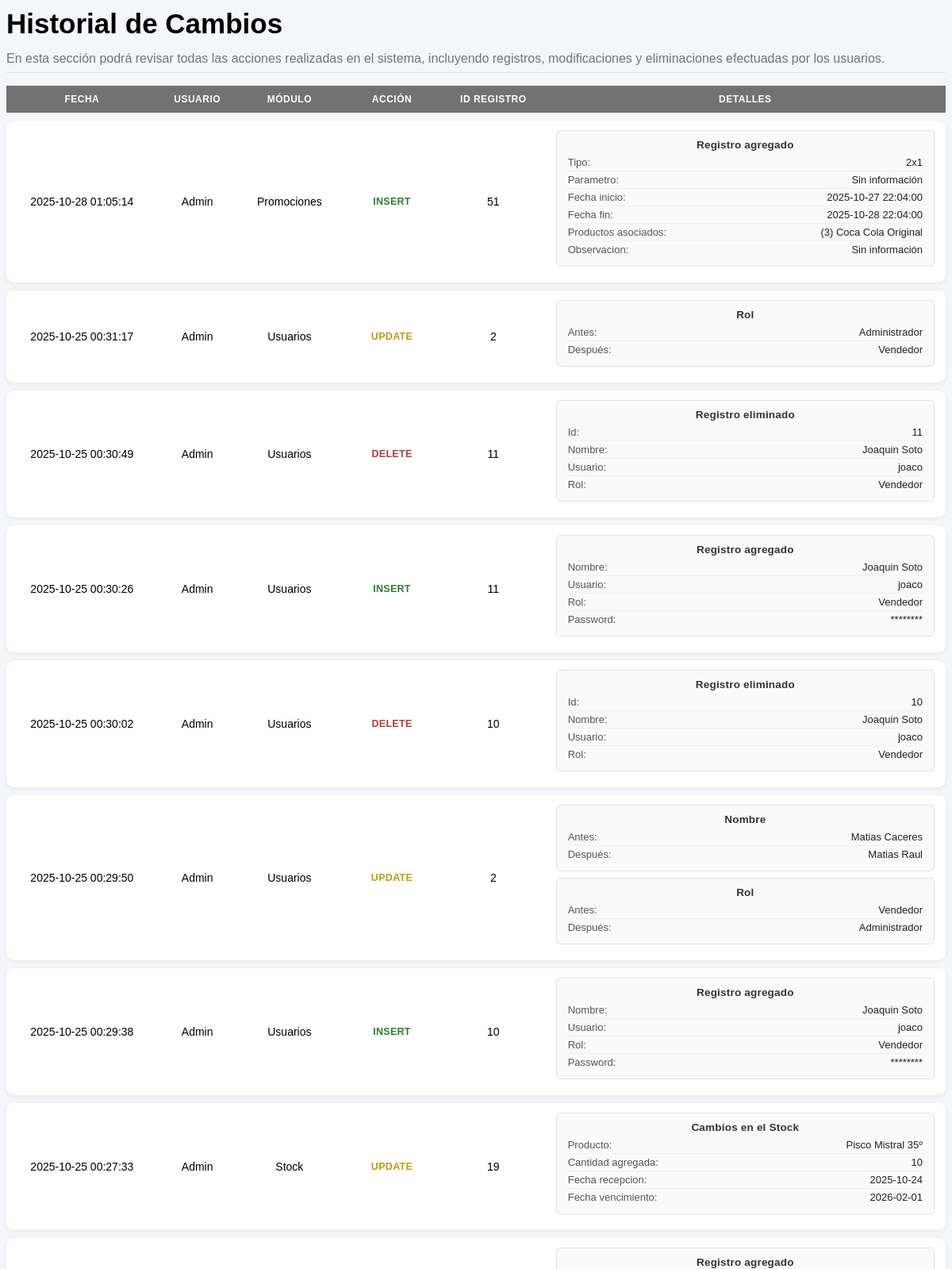
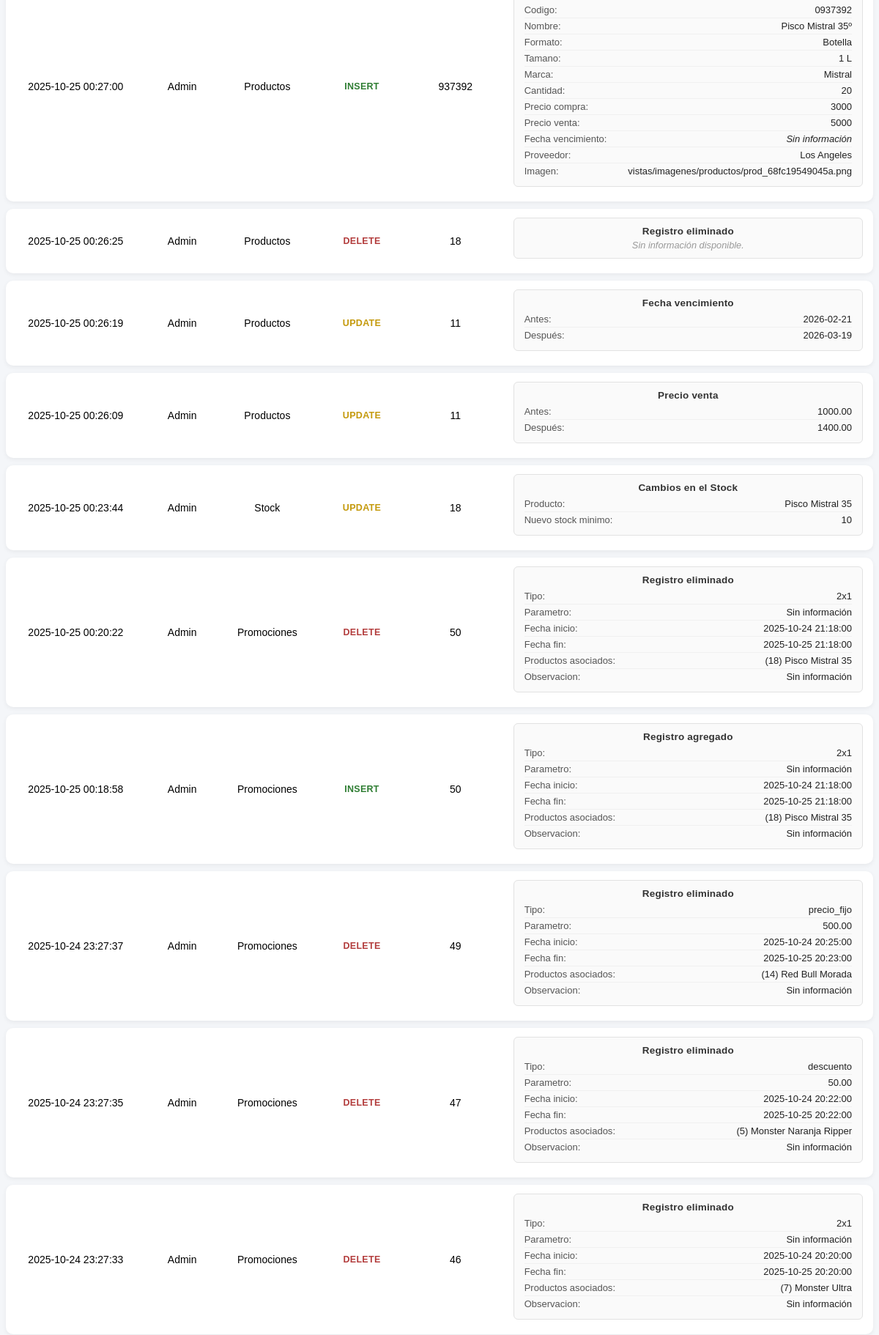
The app's page /vistas/html/historial.php (upper part) with its own data (2 pictures, top to bottom).
### tables this page shows
CREATE TABLE `historial_cambio` (
  `id` int(11) NOT NULL,
  `usuario` varchar(100) NOT NULL,
  `modulo` varchar(100) NOT NULL,
  `tipo_accion` enum('INSERT','UPDATE','DELETE') NOT NULL,
  `id_registro_afectado` int(11) NOT NULL,
  `valor_anterior` text DEFAULT NULL,
  `valor_nuevo` text DEFAULT NULL,
  `fecha` timestamp NOT NULL DEFAULT current_timestamp()
);

### modelos/MySQL.php (called while the page is built)
<?php
class Conexion {
    public static function conectar() {
        $link = new PDO("mysql:host=localhost;dbname=pos", "root", "");
        $link->exec("set names utf8");
        return $link;
    }
}

### modelos/historial.modelo.php (called while the page is built, shortened)
<?php
require_once "MySQL.php";
class ModeloHistorial {
    public static function mdlObtenerHistorial() {
        $stmt = Conexion::conectar()->prepare("
            SELECT * FROM historial_cambio ORDER BY fecha DESC
        ");
        $stmt->execute();
        return $stmt->fetchAll(PDO::FETCH_ASSOC);
    }
}
?>

### controladores/historial.controlador.php (called while the page is built, shortened)
<?php
require_once "modelos/historial.modelo.php";
class ControladorHistorial {
    public static function ctrMostrarHistorial() {
        return ModeloHistorial::mdlObtenerHistorial();
    }
}
?>

### vistas/html/historial.php (the view, shortened to what this page needs)
<?php
$historial = ControladorHistorial::ctrMostrarHistorial();
?>
<div class="content-wrapper">
  <section class="content-header">
    <div class="container-fluid">
      <div class="row mb-2 align-items-center">
        <div class="col-sm-6">
          <h1>Historial de Cambios</h1>
        </div>
      </div>
      <div class="row">
        <div class="col-12">
          <p class="descripcion-pagina mb-0">
            En esta sección podrá revisar todas las acciones realizadas en el
            sistema, incluyendo registros, modificaciones y eliminaciones efectuadas
            por los usuarios.
        </div>
      </div>
      <hr class="linea-divisora">
    </div>
  </section>
  <section class="content">
    <div class="container-fluid">
      <div class="row">
        <div class="col-12">
          <div class="card">
            <div class="card-body">
              <div class="table-responsive">
                <table id="tablaHistorial" class="table-historial">
                  <thead class="thead">
                    <tr>
                      <th>Fecha</th>
                      <th>Usuario</th>
                      <th>Módulo</th>
                      <th>Acción</th>
                      <th>ID Registro</th>
                      <th>Detalles</th>
                    </tr>
                  </thead>
                    <tbody>
                      <?php if (!empty($historial)): ?>
                        <?php foreach ($historial as $fila): ?>
                          <?php
                            $accion = strtoupper($fila["tipo_accion"]);
                            $jsonFuente = ($accion === "DELETE") ? $fila["valor_anterior"] : $fila["valor_nuevo"];
                            $cambios = json_decode($jsonFuente, true);
                          ?>
                          <tr>
                            <td><?= htmlspecialchars($fila["fecha"]) ?></td>
                            <td><?= htmlspecialchars(ucfirst($fila["usuario"])) ?></td>
                            <td><?= htmlspecialchars($fila["modulo"]) ?></td>
                            <td>
                              <?php
                                $accionClass = strtolower($accion);
                                echo "<span class='accion-label accion-$accionClass'>$accion</span>";
                              ?>
                            </td>
                            <td><?= htmlspecialchars($fila["id_registro_afectado"]) ?></td>
                            <td class="text-left">
                              <?php
                              if ($accion === "DELETE") {
                                $jsonLimpio = stripslashes($fila["valor_anterior"]);
                                $cambios = json_decode($jsonLimpio, true);
                                echo "<div class='detalle-bloque delete'>
                                        <div class='detalle-encabezado'>
                                          <strong>Registro eliminado</strong>
                                        </div>";
                                if (is_array($cambios) && !empty($cambios)) {
                                  foreach ($cambios as $campo => $valor) {
                                    $campoBonito = ucfirst(str_replace('_', ' ', $campo));
                                    $valorLimpio = ($valor === null || $valor === "" || strtolower($valor) === "null")
                                      ? '<em class="text-muted">Sin información</em>'
                                      : htmlspecialchars($valor, ENT_QUOTES, 'UTF-8');
                                    echo "<div class='detalle-item'>
                                            <span class='label'>$campoBonito:</span>
                                            <span class='valor'>$valorLimpio</span>
                                          </div>";
                                  }
                                }
                                else {
                                  echo "<em class='text-muted'>Sin información disponible.</em>";
                                }
                                echo "</div>";
                              }
                              elseif (strtolower($fila["modulo"]) === "stock") {
                                echo "<div class='detalle-bloque stock'>
                                        <div class='detalle-encabezado'>
                                          <strong>Cambios en el Stock</strong>
                                        </div>";
                                if (is_array($cambios)) {
                                  foreach ($cambios as $campo => $valor) {
                                    $campoBonito = ucfirst(str_replace('_', ' ', $campo));
                                    $valor = ($valor === null || $valor === "" || strtolower($valor) === "null")
                                            ? '<em class=\"text-muted\">Sin información</em>'
                                            : htmlspecialchars($valor, ENT_QUOTES, 'UTF-8');
                                    echo "<div class='detalle-item'>
                                            <span class='label'>$campoBonito:</span>
                                            <span class='valor'>$valor</span>
                                          </div>";
                                  }
                                } else {
                                  echo "<em class='text-muted'>No se pudo leer la información del stock agregado.</em>";
                                }
                                echo "</div>";
                              }
                              elseif ($accion === "UPDATE") {
                                if (is_array($cambios) && !empty($cambios)) {
                                  foreach ($cambios as $campo => $valores) {
                                    $campoBonito = ucfirst(str_replace('_', ' ', $campo));
                                    $antes = $valores["antes"] ?? '<em class="text-muted">Sin información</em>';
                                    $despues = $valores["después"] ?? '<em class="text-muted">Sin información</em>';
                                    echo "<div class='detalle-bloque update'>
                                            <div class='detalle-encabezado'>
                                              <strong>$campoBonito</strong>
                                            </div>
                                            <div class='detalle-item'>
                                              <span class='label'>Antes:</span>
                                              <span class='valor antes'>$antes</span>
                                            </div>
                                            <div class='detalle-item'>
                                              <span class='label'>Después:</span>
                                              <span class='valor despues'>$despues</span>
                                            </div>
                                          </div>";
                                  }
                                } else {
                                  echo "<em class='text-muted'>Sin cambios detectados</em>";
                                }
                              }
                              elseif ($accion === "INSERT") {
                                echo "<div class='detalle-bloque insert'>
                                        <div class='detalle-encabezado'>
                                          <strong>Registro agregado</strong>
                                        </div>";
                                if (is_array($cambios)) {
                                  foreach ($cambios as $campo => $valor) {
                                    $campoBonito = ucfirst(str_replace('_', ' ', $campo));
                                    $valor = ($valor === null || $valor === "" || strtolower($valor) === "null")
                                            ? '<em class=\"text-muted\">Sin información</em>'
                                            : htmlspecialchars($valor, ENT_QUOTES, 'UTF-8');
                                    echo "<div class='detalle-item'>
                                            <span class='label'>$campoBonito:</span>
                                            <span class='valor'>$valor</span>
                                          </div>";
                                  }
                                } else {
                                  echo "<em class='text-muted'>No se pudo decodificar el registro agregado.</em>";
                                }
                                echo "</div>";
                              }
                              else {
                                echo "<em class='text-muted'>Sin detalles disponibles</em>";
                              }
                              ?>
                            </td>
                          </tr>
                        <?php endforeach; ?>
                      <?php endif; ?>
                    </tbody>
                </table>
              </div>
            </div>
          </div>
        </div>
      </div>
    </div>
  </section>
</div>
<link rel="stylesheet" href="vistas/css/historial.css">

### vistas/css/historial.css (style rules this page uses)
.content-header h1 { font-size:35px; font-weight:600; color:#000; line-height:1.25; margin:0; }
.descripcion-pagina { font-size:1rem; color:#6c757d; margin:.8rem 0 .5rem 0; padding:0; white-space:normal; overflow:visible; text-overflow:unset; }
.linea-divisora { border:0; border-top:1px solid #dee2e6; margin:0 0 .4rem 0 !important; }
.table-historial { font-family: 'Poppins', sans-serif; font-size: 14px; width: 100%; border-collapse: separate; border-spacing: 0 10px; }
.table-historial thead th { background-color: #727272; color: #ffffff; font-weight: 600; text-transform: uppercase; font-size: 12px; letter-spacing: .5px; border: none; padding: 10px 12px; text-align: center; }
.table-historial tbody tr { background: #fff; box-shadow: 0 2px 6px rgba(0,0,0,.06); border-radius: 10px; transition: transform .15s ease, box-shadow .15s ease; }
.table-historial tbody td { border: none; padding: 12px 14px; vertical-align: middle; text-align: center; }
.table-historial tbody td:first-child { border-top-left-radius: 10px; border-bottom-left-radius: 10px; }
.table-historial tbody td:last-child { border-top-right-radius: 10px; border-bottom-right-radius: 10px; }
.table-historial td:nth-child(4) { font-weight: 600; color: #020a1b; }
.detalle-bloque { background-color: #fafafa; border: 1px solid #e2e2e2; border-radius: 6px; padding: 10px 14px; margin-bottom: 8px; font-size: 13px; transition: all 0.2s ease; }
.detalle-encabezado strong { display: block; font-weight: 600; font-size: 13.5px; color: #333; margin-bottom: 4px; letter-spacing: 0.2px; }
.detalle-item { padding: 3px 0; display: flex; justify-content: space-between; border-bottom: 1px solid #f0f0f0; }
.detalle-item:last-child { border-bottom: none; }
.label { color: #555; font-weight: 500; }
.valor { color: #222; font-weight: 500; text-align: right; }
.text-muted { color: #999 !important; font-size: 12.8px; }
.accion-label { display: inline-block; font-weight: 600; font-size: 12.5px; padding: 4px 12px; border-radius: 20px; text-transform: uppercase; letter-spacing: 0.3px; }
.accion-update { color: #c4990b;; }
.accion-delete { color: #b23b3b; }
.accion-insert { color: #2e7d32; }

### records on screen
historial_cambio: fecha "2025-10-28 01:05:14", usuario "Admin", modulo "Promociones", tipo_accion "INSERT", id_registro_afectado "51", campoBonito "Tipo", valor "2x1", campoBonito "Parametro", valor "Sin información", campoBonito "Fecha inicio", valor "2025-10-27 22:04:00", campoBonito "Fecha fin", valor "2025-10-28 22:04:00", campoBonito "Productos asociados", valor "(3) Coca Cola Original", campoBonito "Observacion"
historial_cambio: fecha "2025-10-25 00:31:17", usuario "Admin", modulo "Usuarios", tipo_accion "UPDATE", id_registro_afectado "2", campoBonito "Rol", antes "Administrador", después "Vendedor"
historial_cambio: fecha "2025-10-25 00:30:49", usuario "Admin", modulo "Usuarios", tipo_accion "DELETE", id_registro_afectado "11", campoBonito "Id", valor_anterior "11", campoBonito "Nombre", valor_anterior "Joaquin Soto", campoBonito "Usuario", valor_anterior "joaco", campoBonito "Rol", valor_anterior "Vendedor"
historial_cambio: fecha "2025-10-25 00:30:26", usuario "Admin", modulo "Usuarios", tipo_accion "INSERT", id_registro_afectado "11", campoBonito "Nombre", valor "Joaquin Soto", campoBonito "Usuario", valor "joaco", campoBonito "Rol", valor "Vendedor", campoBonito "Password", valor "********"
historial_cambio: fecha "2025-10-25 00:30:02", usuario "Admin", modulo "Usuarios", tipo_accion "DELETE", id_registro_afectado "10", campoBonito "Id", valor_anterior "10", campoBonito "Nombre", valor_anterior "Joaquin Soto", campoBonito "Usuario", valor_anterior "joaco", campoBonito "Rol", valor_anterior "Vendedor"
historial_cambio: fecha "2025-10-25 00:29:50", usuario "Admin", modulo "Usuarios", tipo_accion "UPDATE", id_registro_afectado "2", campoBonito "Nombre", antes "Matias Caceres", después "Matias Raul", campoBonito "Rol", antes "Vendedor", después "Administrador"
historial_cambio: fecha "2025-10-25 00:29:38", usuario "Admin", modulo "Usuarios", tipo_accion "INSERT", id_registro_afectado "10", campoBonito "Nombre", valor "Joaquin Soto", campoBonito "Usuario", valor "joaco", campoBonito "Rol", valor "Vendedor", campoBonito "Password", valor "********"
historial_cambio: fecha "2025-10-25 00:27:33", usuario "Admin", modulo "Stock", tipo_accion "UPDATE", id_registro_afectado "19", campoBonito "Producto", valor "Pisco Mistral 35º", campoBonito "Cantidad agregada", valor "10", campoBonito "Fecha recepcion", valor "2025-10-24", campoBonito "Fecha vencimiento", valor "2026-02-01"
historial_cambio: fecha "2025-10-25 00:27:00", usuario "Admin", modulo "Productos", tipo_accion "INSERT", id_registro_afectado "937392", campoBonito "Codigo", valor "0937392", campoBonito "Nombre", valor "Pisco Mistral 35º", campoBonito "Formato", valor "Botella", campoBonito "Tamano", valor "1 L", campoBonito "Marca", valor "Mistral", campoBonito "Cantidad", valor "20", campoBonito "Precio compra", valor "3000", campoBonito "Precio venta", valor "5000", campoBonito "Fecha vencimiento", campoBonito "Proveedor", valor "Los Angeles", campoBonito "Imagen", valor "vistas/imagenes/productos/prod_68fc19549045a.png"
historial_cambio: fecha "2025-10-25 00:26:25", usuario "Admin", modulo "Productos", tipo_accion "DELETE", id_registro_afectado "18", shows "Registro eliminado", shows "Sin información disponible."
historial_cambio: fecha "2025-10-25 00:26:19", usuario "Admin", modulo "Productos", tipo_accion "UPDATE", id_registro_afectado "11", campoBonito "Fecha vencimiento", antes "2026-02-21", después "2026-03-19"
historial_cambio: fecha "2025-10-25 00:26:09", usuario "Admin", modulo "Productos", tipo_accion "UPDATE", id_registro_afectado "11", campoBonito "Precio venta", antes "1000.00", después "1400.00"
historial_cambio: fecha "2025-10-25 00:23:44", usuario "Admin", modulo "Stock", tipo_accion "UPDATE", id_registro_afectado "18", campoBonito "Producto", valor "Pisco Mistral 35", campoBonito "Nuevo stock minimo", valor "10"
historial_cambio: fecha "2025-10-25 00:20:22", usuario "Admin", modulo "Promociones", tipo_accion "DELETE", id_registro_afectado "50", campoBonito "Tipo", valor_anterior "2x1", campoBonito "Parametro", valor_anterior "Sin información", campoBonito "Fecha inicio", valor_anterior "2025-10-24 21:18:00", campoBonito "Fecha fin", valor_anterior "2025-10-25 21:18:00", campoBonito "Productos asociados", valor_anterior "(18) Pisco Mistral 35", campoBonito "Observacion"
historial_cambio: fecha "2025-10-25 00:18:58", usuario "Admin", modulo "Promociones", tipo_accion "INSERT", id_registro_afectado "50", campoBonito "Tipo", valor "2x1", campoBonito "Parametro", valor "Sin información", campoBonito "Fecha inicio", valor "2025-10-24 21:18:00", campoBonito "Fecha fin", valor "2025-10-25 21:18:00", campoBonito "Productos asociados", valor "(18) Pisco Mistral 35", campoBonito "Observacion"
historial_cambio: fecha "2025-10-24 23:27:37", usuario "Admin", modulo "Promociones", tipo_accion "DELETE", id_registro_afectado "49", campoBonito "Tipo", valor_anterior "precio_fijo", campoBonito "Parametro", valor_anterior "500.00", campoBonito "Fecha inicio", valor_anterior "2025-10-24 20:25:00", campoBonito "Fecha fin", valor_anterior "2025-10-25 20:23:00", campoBonito "Productos asociados", valor_anterior "(14) Red Bull Morada", campoBonito "Observacion", valor_anterior "Sin información"
historial_cambio: fecha "2025-10-24 23:27:35", usuario "Admin", modulo "Promociones", tipo_accion "DELETE", id_registro_afectado "47", campoBonito "Tipo", valor_anterior "descuento", campoBonito "Parametro", valor_anterior "50.00", campoBonito "Fecha inicio", valor_anterior "2025-10-24 20:22:00", campoBonito "Fecha fin", valor_anterior "2025-10-25 20:22:00", campoBonito "Productos asociados", valor_anterior "(5) Monster Naranja Ripper", campoBonito "Observacion", valor_anterior "Sin información"
historial_cambio: fecha "2025-10-24 23:27:33", usuario "Admin", modulo "Promociones", tipo_accion "DELETE", id_registro_afectado "46", campoBonito "Tipo", valor_anterior "2x1", campoBonito "Parametro", valor_anterior "Sin información", campoBonito "Fecha inicio", valor_anterior "2025-10-24 20:20:00", campoBonito "Fecha fin", valor_anterior "2025-10-25 20:20:00", campoBonito "Productos asociados", valor_anterior "(7) Monster Ultra", campoBonito "Observacion"
